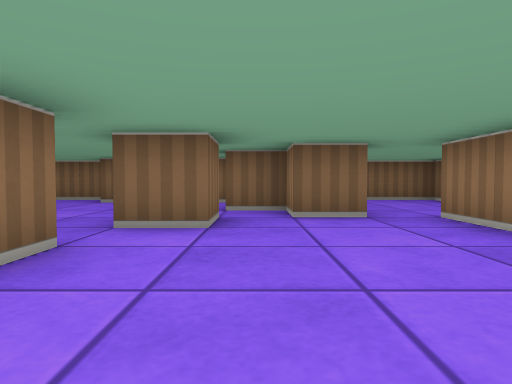
View 1 (above)

24 first-person views from a walk through a cub3D maze. The camera is about half as high as the walls, tilts 2° down and sees 75° across. The floor is counted in squares. Each view is taken from the middle of a square. On the plan, view 1 faces up. The plan holds only what a view shows up to about 9 squares ahead; the rest is blank.

View 2
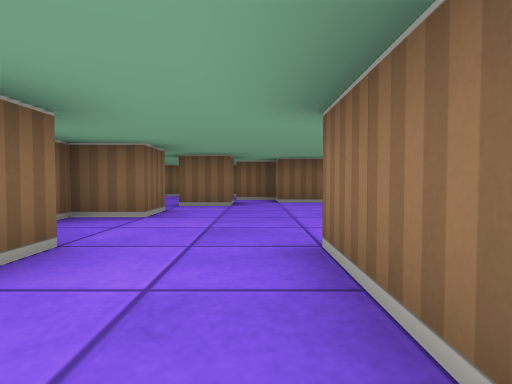

View 3
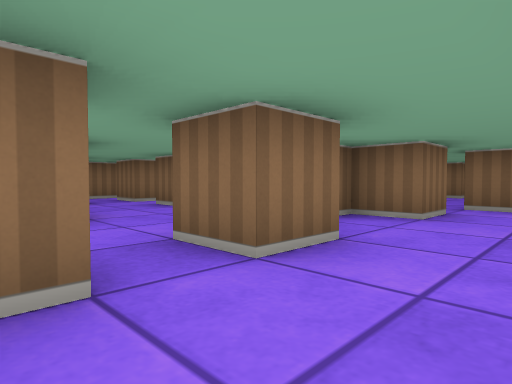

View 4
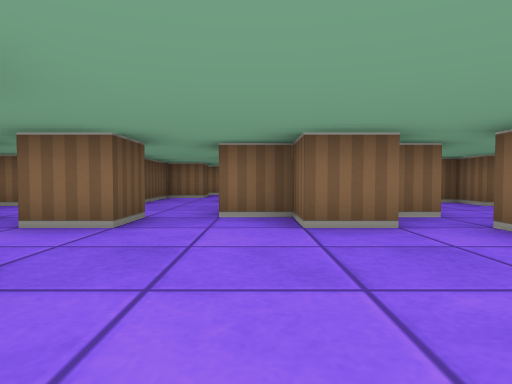

View 5
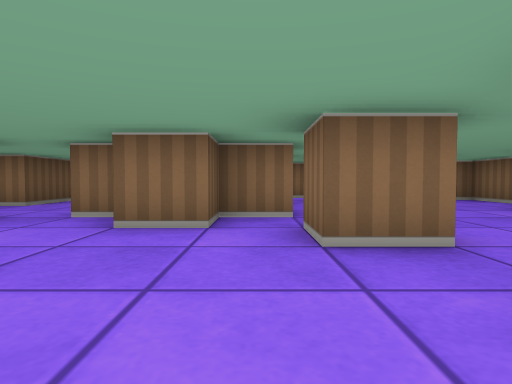

View 6
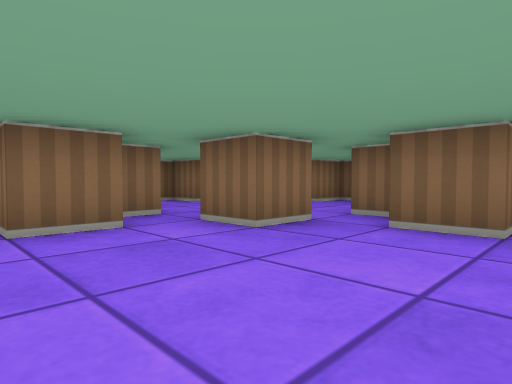

View 7
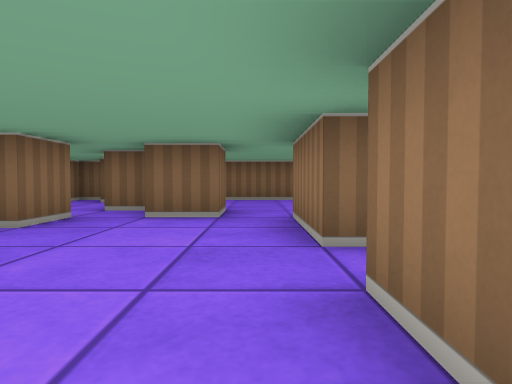

View 8
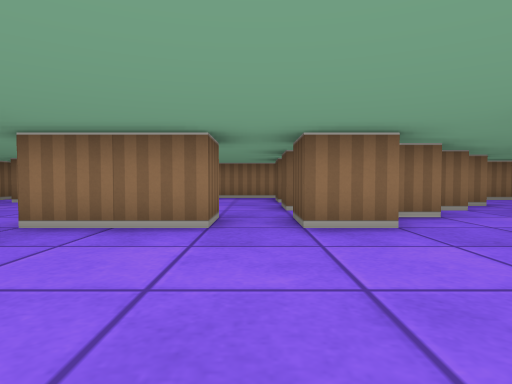

View 9
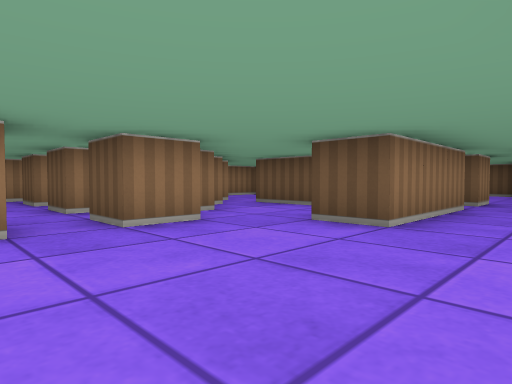

View 10
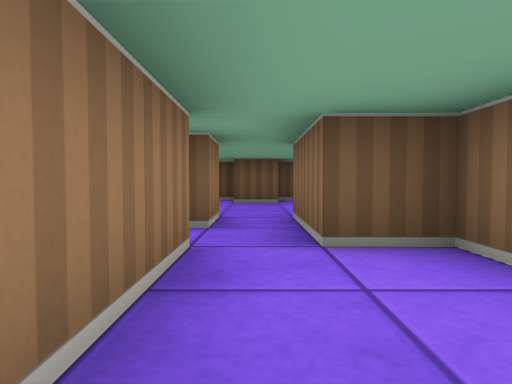

View 11
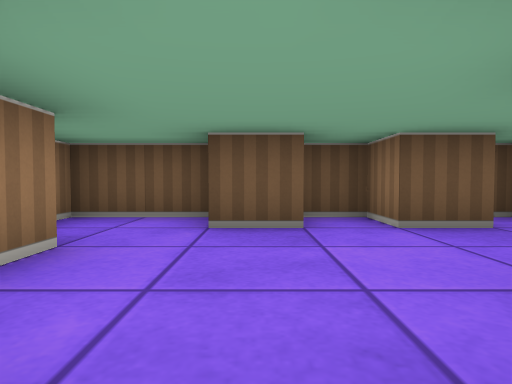

View 12
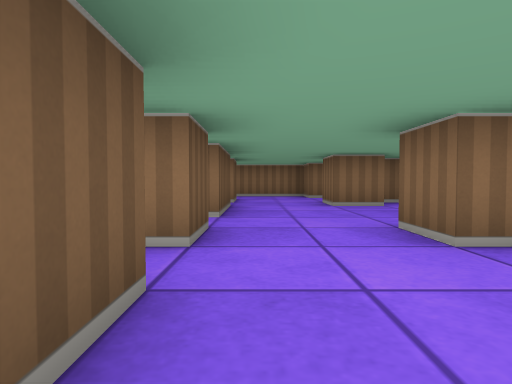

View 13
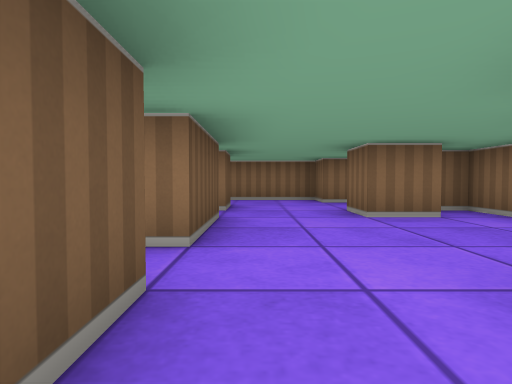

View 14
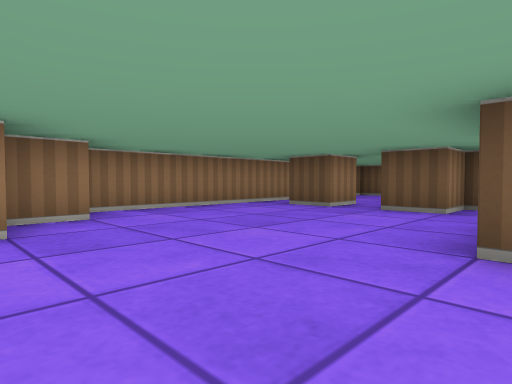

View 15
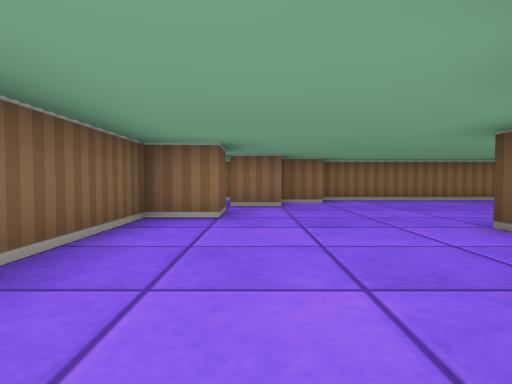

View 16
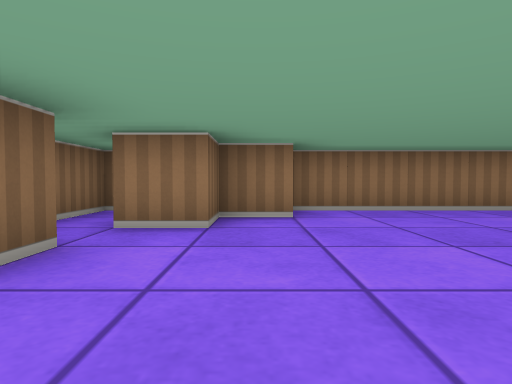

View 17
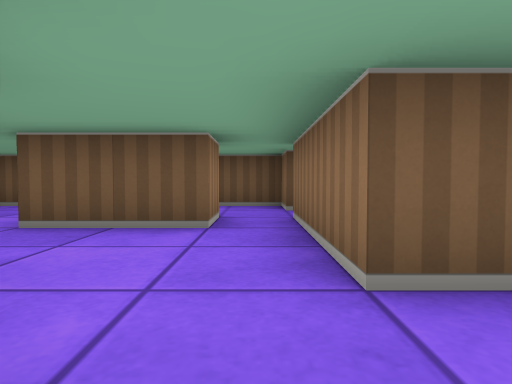

View 18
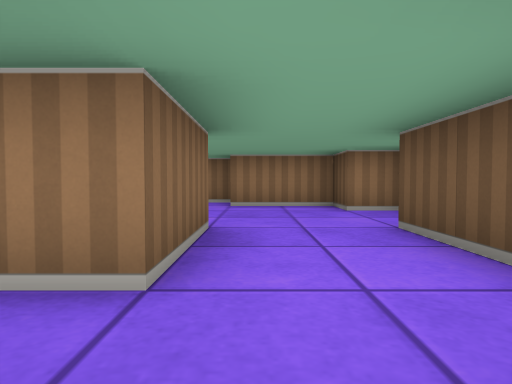

View 19
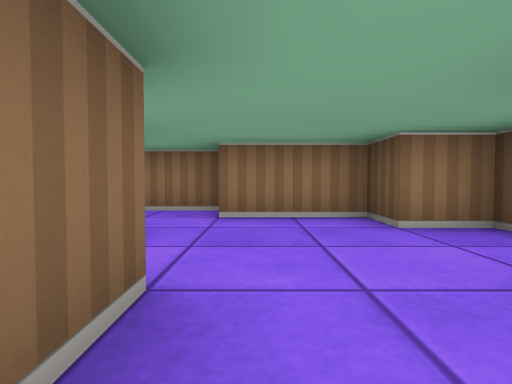

View 20
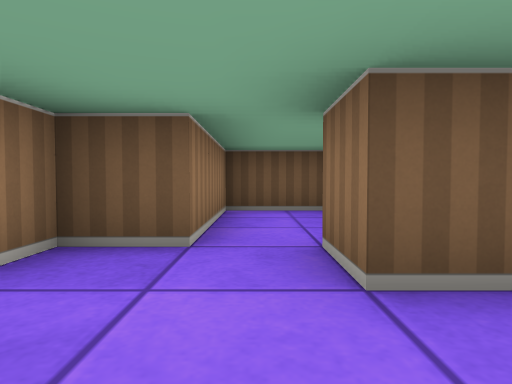

View 21
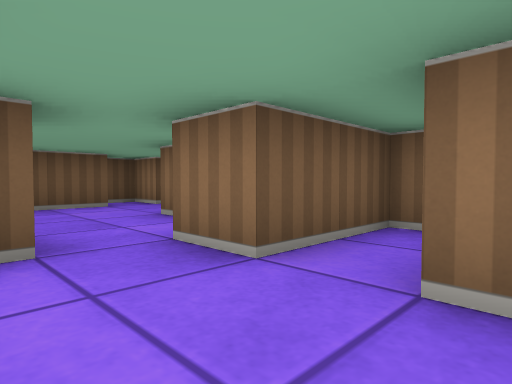

View 22
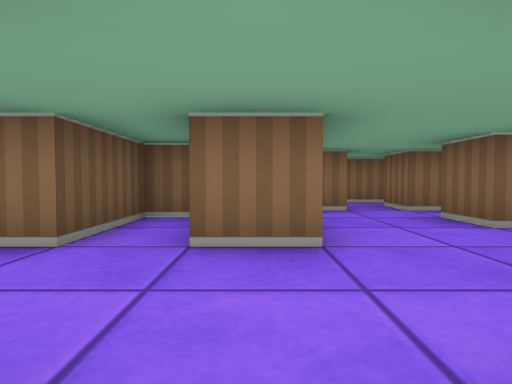

View 23
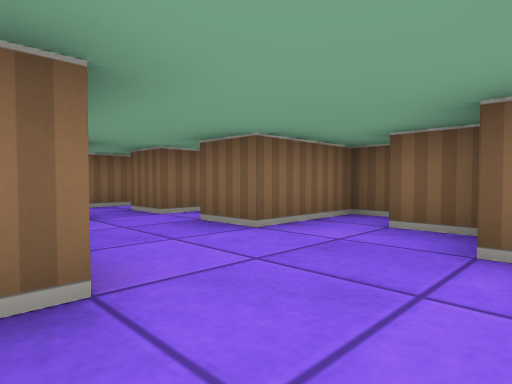

View 24
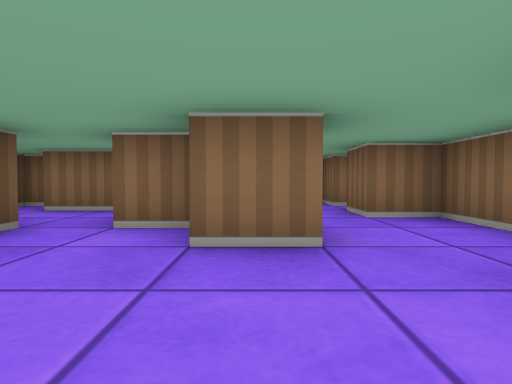

### Floor plan
Key: @ floor where view 1 was taken; # wall or solid block; . floor.
Columns run from 10 left of view 1 to 9 right of it. Each row starts with its distance up from view 1.
  9    ####### #########
  8 ##.#...#.# ....#...#
  7  ................#
  6     ##....#......###
  5     #.....##.......#
  4   #......#...#.....#
  3  ##..#.#.....#.....#
  2  #..#####..........#
  1 ###.#..#.....#.#.#.#
  0 #.........@..###.. #
 -1   #.....#..#...#.. #
 -2   ####.....#...##..#
 -3    #....#..#.##....#
 -4    ###..##........##
 -5    #...###.#......#
 -6 ##.##..##..####..##
 -7 #...........# ..##
 -8 #............ ..#
 -9 #  #.##.#.#..#..#
-10    ##############

Positions as (right, up) in squares from view 1, and headings:
1: (0, 0), facing up
2: (0, -3), facing up
3: (0, -3), facing up-left
4: (2, 1), facing left
5: (2, 3), facing left
6: (2, 1), facing up-left
7: (2, 0), facing up
8: (-1, 2), facing right
9: (-1, 3), facing down-right
10: (0, -1), facing down
11: (0, -5), facing down
12: (1, -8), facing left
13: (-1, -8), facing left
14: (3, 7), facing down-right
15: (0, 7), facing right
16: (3, 6), facing right
17: (2, 1), facing down
18: (1, -4), facing right
19: (3, -4), facing right
20: (5, -4), facing down
21: (-3, -2), facing down-left
22: (-2, -2), facing left
23: (-3, -2), facing up-left
24: (-2, 6), facing left
